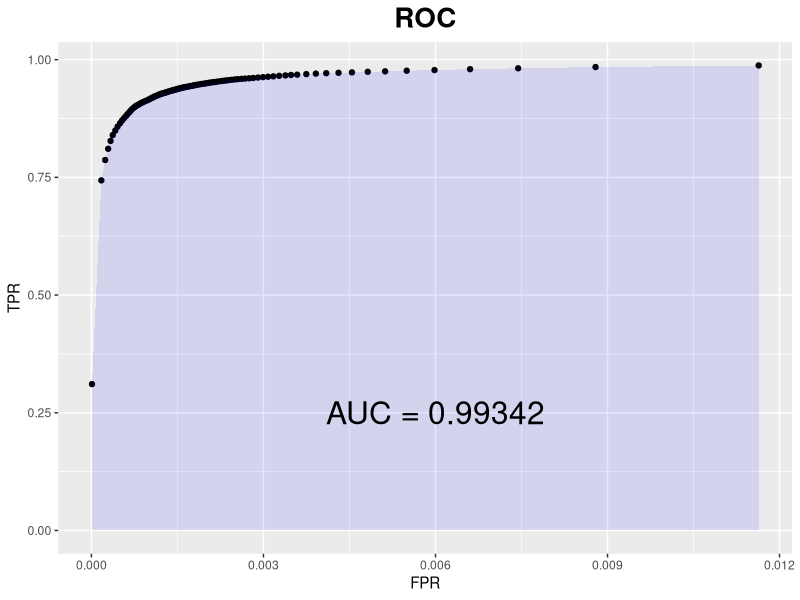

Write the R code that produced this figure.
home = 'G:/source_tracking/evaluation/data1/full_feature'
setwd(home)
library('ggplot2')
ROC = function(TPR, FPR){
  data1 = data.frame(FPR,TPR)
  data2 = data.frame(FPR1 = c(FPR,0,1),TPR1 = c(TPR,0,1))
  data3 = data2[order(data2$FPR1), ]
  area = 0
  FPR_or = data3$FPR1
  TPR_or = data3$TPR1
  for (i in 2:length(FPR_or)) {
    area = area + (TPR_or[i-1] + TPR_or[i])*(FPR_or[i]-FPR_or[i-1])/2
  }
  area = as.character(round(area,5))
  area = paste('AUC =', area)
  p = ggplot(data1, aes(x = FPR, y = TPR)) + geom_point() + geom_area(fill = 'blue', alpha = 0.1) 
  p +  theme(plot.title = element_text(hjust = 0.5, size = 20, face = 'bold')) + ggtitle("ROC") + annotate("text", x = 0.006, y = 0.25, label = area, size = 8)
}
result = read.csv('output.csv')
Pr = result$Pr
Rc = result$Rc
AvgPr = result$AvgPr
AvgRc = result$AvgRc
em = result$em
f1 = result$f1
s1 = result$s1
TPR = result$TPR
FPR = result$FPR
# TPR = c(TPR)
# FPR = c(FPR)
ROC(TPR,FPR)